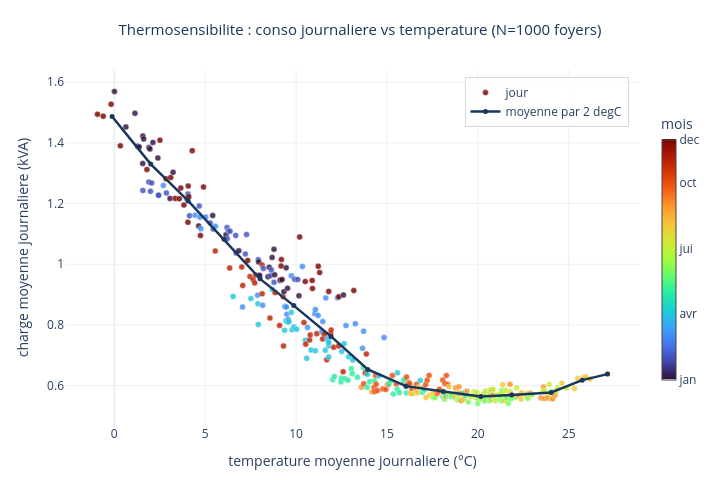

Notebook code for this chart:
### Markdown cell above
## Thermosensibilité

### Code cell
sampled_ids = df_daily.index.get_level_values('household_id').unique()
load_daily = df_daily.groupby(level='date').mean().mean(axis=1)
load_daily.index = pd.to_datetime(load_daily.index)
cols       = df_temp.columns.intersection(sampled_ids)
temp_30    = df_temp[cols].mean(axis=1)
temp_daily = temp_30.groupby(temp_30.index.normalize()).mean()
temp_daily.index = pd.to_datetime(temp_daily.index)
df_ts = pd.DataFrame({'temp': temp_daily, 'load': load_daily}).dropna().sort_values('temp')
bins  = np.arange(np.floor(df_ts.temp.min()), np.ceil(df_ts.temp.max()) + 2, 2.0)
trend = (df_ts.assign(b=pd.cut(df_ts.temp, bins))
              .groupby('b', observed=True)
              .agg(t=('temp', 'mean'), l=('load', 'mean')).dropna())
month = df_ts.index.month
fig = go.Figure()
fig.add_trace(go.Scatter(
    x=df_ts.temp, y=df_ts.load, mode='markers', name='jour',
    marker=dict(size=6, color=month, colorscale=viz.SCALE_SAISON, cmin=1, cmax=12,
                opacity=0.82, line=dict(width=0.4, color='white'),
                colorbar=dict(title='mois', thickness=14, len=0.8,
                              tickvals=[1, 4, 7, 10, 12],
                              ticktext=['jan', 'avr', 'jui', 'oct', 'dec'])),
    text=[d.strftime('%d %b') for d in df_ts.index],
    hovertemplate='%{text}<br>%{x:.1f} degC - %{y:.3f} kVA<extra></extra>'))
fig.add_trace(go.Scatter(
    x=trend.t, y=trend.l, mode='lines+markers', name='moyenne par 2 degC',
    line=dict(color=viz.COLOR_REAL, width=2.5), marker=dict(size=5)))
fig.update_layout(
    title=dict(text="Thermosensibilite : conso journaliere vs temperature (N=1000 foyers)",
               x=0.5, font=dict(size=15, color=viz.COLOR_REAL)),
    xaxis_title='temperature moyenne journaliere (°C)',
    yaxis_title='charge moyenne journaliere (kVA)',
    height=480, width=720, template='plotly_white',
    legend=dict(x=0.98, y=0.98, xanchor='right', yanchor='top',
                bgcolor='rgba(255,255,255,0.8)', bordercolor='#d5dbdb', borderwidth=1),
    margin=dict(t=70, b=55, l=65, r=20))
fig.show()

### Figure 1 — Plotly figure (JSON) as saved in the notebook; plotly's stock layout.template omitted (floating-point values rounded to 4 significant figures; data arrays with more than 128 entries replaced by an {"elided": "..."} marker saying what was removed)
{"data": [{"hovertemplate": "%{text}<br>%{x:.1f} degC - %{y:.3f} kVA<extra></extra>", "marker": {"cmax": 12, "cmin": 1, "color": {"elided": "362 int values"}, "colorbar": {"len": 0.8, "thickness": 14, "ticktext": ["jan", "avr", "jui", "oct", "dec"], "tickvals": [1, 4, 7, 10, 12], "title": {"text": "mois"}}, "colorscale": [[0, "#30123b"], [0.07143, "#4145ab"], [0.1429, "#4675ed"], [0.2143, "#39a2fc"], [0.2857, "#1bcfd4"], [0.3571, "#24eca6"], [0.4286, "#61fc6c"], [0.5, "#a4fc3b"], [0.5714, "#d1e834"], [0.6429, "#f3c63a"], [0.7143, "#fe9b2d"], [0.7857, "#f36315"], [0.8571, "#d93806"], [0.9286, "#b11901"], [1, "#7a0402"]], "line": {"color": "white", "width": 0.4}, "opacity": 0.82, "size": 6}, "mode": "markers", "name": "jour", "text": {"elided": "362 str values"}, "type": "scatter", "x": {"elided": "362 float values"}, "y": {"elided": "362 float values"}}, {"line": {"color": "#1a365d", "width": 2.5}, "marker": {"size": 5}, "mode": "lines+markers", "name": "moyenne par 2 degC", "type": "scatter", "x": [-0.1195, 2.003, 4.068, 6.038, 8.02, 9.874, 11.92, 13.95, 16.05, 18.1, 20.16, 21.86, 24.03, 25.74, 27.13], "y": [1.487, 1.33, 1.209, 1.082, 0.9516, 0.8634, 0.7618, 0.6527, 0.5979, 0.5799, 0.5641, 0.5689, 0.5769, 0.6176, 0.6375]}], "layout": {"height": 480, "legend": {"bgcolor": "rgba(255,255,255,0.8)", "bordercolor": "#d5dbdb", "borderwidth": 1, "x": 0.98, "xanchor": "right", "y": 0.98, "yanchor": "top"}, "margin": {"b": 55, "l": 65, "r": 20, "t": 70}, "title": {"font": {"color": "#1a365d", "size": 15}, "text": "Thermosensibilite : conso journaliere vs temperature (N=1000 foyers)", "x": 0.5}, "width": 720, "xaxis": {"autorange": true, "range": [-2.71, 28.92], "title": {"text": "temperature moyenne journaliere (°C)"}, "type": "linear"}, "yaxis": {"autorange": true, "range": [0.4697, 1.64], "title": {"text": "charge moyenne journaliere (kVA)"}, "type": "linear"}}}
